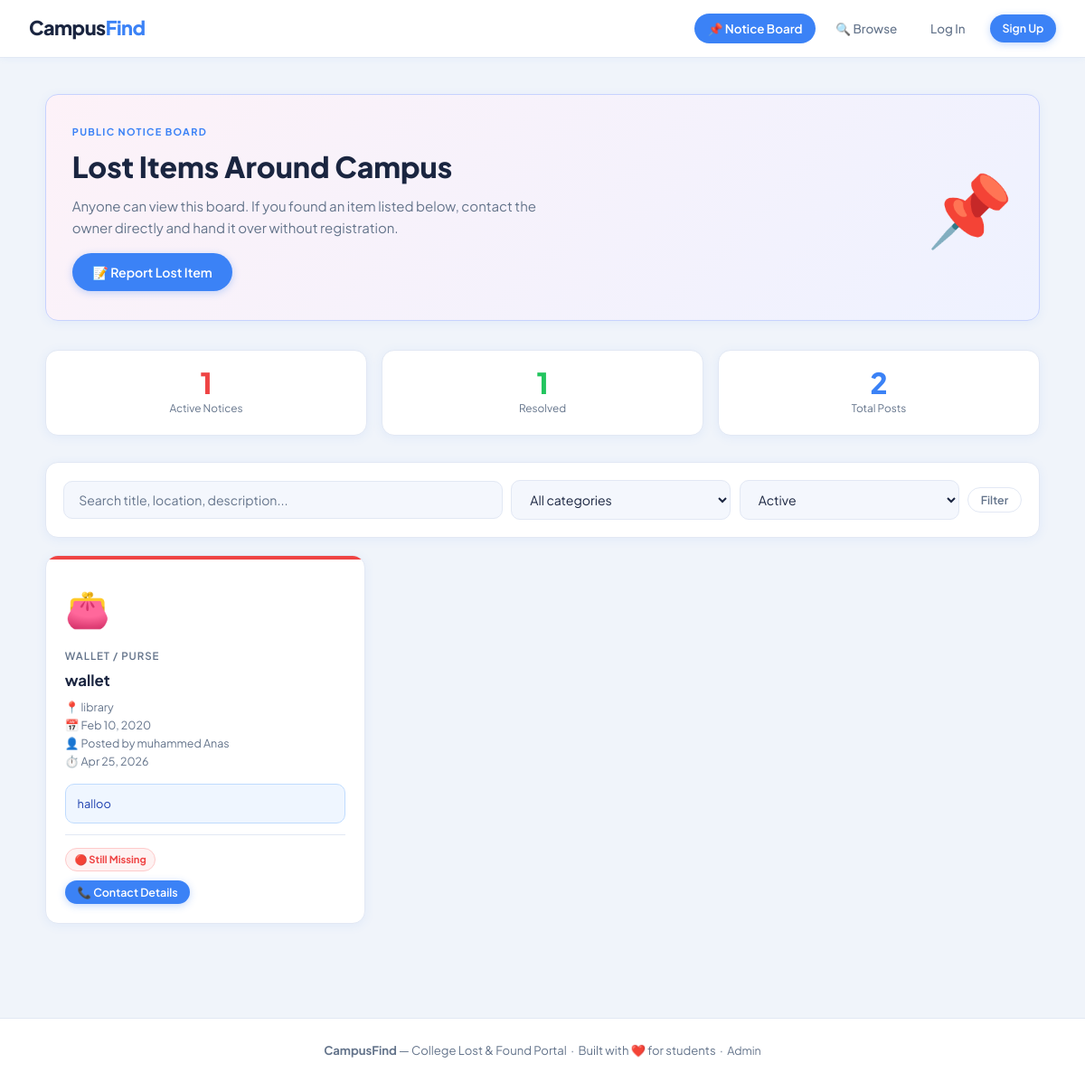
The page /pages/notice-board.php on the database its author committed.
### tables this page shows
CREATE TABLE `lost_notices` (
  `id` int(11) NOT NULL,
  `user_id` int(11) NOT NULL,
  `title` varchar(140) NOT NULL,
  `category` varchar(80) NOT NULL,
  `description` text DEFAULT NULL,
  `lost_location` varchar(190) NOT NULL,
  `lost_date` date DEFAULT NULL,
  `contact_phone` varchar(30) NOT NULL,
  `contact_email` varchar(190) DEFAULT NULL,
  `reward_note` varchar(190) DEFAULT NULL,
  `status` enum('active','resolved') NOT NULL DEFAULT 'active',
  `views_count` int(11) NOT NULL DEFAULT 0,
  `created_at` timestamp NOT NULL DEFAULT current_timestamp(),
  `updated_at` timestamp NOT NULL DEFAULT current_timestamp() ON UPDATE current_timestamp()
);

CREATE TABLE `users` (
  `id` int(11) NOT NULL,
  `name` varchar(100) NOT NULL,
  `email` varchar(100) NOT NULL,
  `phone` varchar(20) NOT NULL,
  `roll_number` varchar(20) NOT NULL,
  `department` varchar(50) NOT NULL,
  `password` varchar(255) NOT NULL,
  `joined_at` datetime DEFAULT current_timestamp()
);

### config/db.php (called while the page is built, shortened)
<?php
function isLoggedIn() {
    return isset($_SESSION['user_id']);
}
function getCategoryEmoji($cat) {
    $map = [
        'Electronics'     => '📱',
        'Stationery'      => '✏️',
        'Clothing'        => '👕',
        'Accessories'     => '💍',
        'ID / Documents'  => '🪪',
        'Books'           => '📚',
        'Keys'            => '🔑',
        'Bags'            => '👜',
        'Sports Equipment'=> '⚽',
        'Wallet / Purse'  => '👛',
        'Water Bottle'    => '🍶',
        'Other'           => '📦',
    ];
    return $map[$cat] ?? '📦';
}
?>

### pages/notice-board.php (the view, shortened to what this page needs)
<?php
require_once __DIR__ . '/../includes/header.php';
$q        = trim($_GET['q'] ?? '');
$status   = trim($_GET['status'] ?? 'active');
$sql = '
    SELECT ln.*, u.name AS reporter_name, u.roll_number AS reporter_roll, u.department AS reporter_department
    FROM lost_notices ln
    JOIN users u ON ln.user_id = u.id
    WHERE 1=1
';
$params = [];
if ($status !== 'all') {
    $sql .= ' AND ln.status = ?';
    $params[] = $status;
}
$sql .= ' ORDER BY ln.created_at DESC';
$stmt = $pdo->prepare($sql);
$stmt->execute($params);
$notices = $stmt->fetchAll();
$activeCount = (int)$pdo->query('SELECT COUNT(*) FROM lost_notices WHERE status = "active"')->fetchColumn();
$resolvedCount = (int)$pdo->query('SELECT COUNT(*) FROM lost_notices WHERE status = "resolved"')->fetchColumn();
$totalCount = (int)$pdo->query('SELECT COUNT(*) FROM lost_notices')->fetchColumn();
?>
<div class="card" style="background:linear-gradient(135deg,#FDF2F8,#EEF2FF);border-color:#C7D2FE;margin-bottom:2rem;padding:2rem 1.8rem">
  <div class="flex-between flex-wrap gap-1">
    <div>
      <div class="page-tag">Public Notice Board</div>
      <h1 style="font-size:2rem;font-weight:800;margin-bottom:.35rem">Lost Items Around Campus</h1>
      <p style="color:var(--muted);max-width:560px">Anyone can view this board. If you found an item listed below, contact the owner directly and hand it over without registration.</p>
      <div style="margin-top:1rem;display:flex;gap:.7rem;flex-wrap:wrap">
        <?php if (isLoggedIn()): ?>
          <a href="/campusfind/items/report-lost.php" class="btn btn-primary">📝 Report Lost Item</a>
        <?php else: ?>
          <a href="/campusfind/auth/login.php?redirect=/campusfind/items/report-lost.php" class="btn btn-primary">📝 Report Lost Item</a>
        <?php endif; ?>
      </div>
    </div>
    <div style="font-size:4.8rem">📌</div>
  </div>
</div>
<div class="stats-row">
  <div class="stat-card"><div class="stat-num c-red"><?= $activeCount ?></div><div class="stat-lbl">Active Notices</div></div>
  <div class="stat-card"><div class="stat-num c-green"><?= $resolvedCount ?></div><div class="stat-lbl">Resolved</div></div>
  <div class="stat-card"><div class="stat-num c-blue"><?= $totalCount ?></div><div class="stat-lbl">Total Posts</div></div>
</div>
<div class="card card-sm" style="margin-bottom:1.2rem">
  <form method="GET" style="display:grid;grid-template-columns:2fr 1fr 1fr auto;gap:.6rem;align-items:center">
    <input type="text" name="q" class="form-input" placeholder="Search title, location, description..."
           value="<?= htmlspecialchars($q) ?>"/>
    <select name="category" class="form-select">
      <option value="">All categories</option>
    </select>
    <select name="status" class="form-select">
      <option value="active" <?= $status === 'active' ? 'selected' : '' ?>>Active</option>
    </select>
    <button type="submit" class="btn btn-ghost btn-sm">Filter</button>
  </form>
</div>
<?php if (empty($notices)): ?>
  <div class="empty">
    <div class="empty-icon">🗒️</div>
    <h3>No notices found</h3>
    <p>Try changing filters or create the first lost-item notice.</p>
  </div>
<?php else: ?>
  <div class="items-grid">
    <?php foreach ($notices as $n): ?>
      <div class="item-card">
        <div class="item-card-top <?= $n['status'] === 'resolved' ? 'found' : 'lost' ?>"></div>
        <div class="item-card-body">
          <div class="item-card-emoji"><?= getCategoryEmoji($n['category']) ?></div>
          <div class="item-card-cat"><?= htmlspecialchars($n['category']) ?></div>
          <div class="item-card-name"><?= htmlspecialchars($n['title']) ?></div>
          <div class="item-card-meta">
            📍 <?= htmlspecialchars($n['lost_location']) ?><br/>
            📅 <?= $n['lost_date'] ? date('M j, Y', strtotime($n['lost_date'])) : 'Date not specified' ?><br/>
            👤 Posted by <?= htmlspecialchars($n['reporter_name']) ?><br/>
            ⏱️ <?= date('M j, Y', strtotime($n['created_at'])) ?>
          </div>
          <?php if (!empty($n['description'])): ?>
            <div class="alert alert-info" style="margin-bottom:.8rem;padding:.65rem .8rem;font-size:.8rem">
              <?= nl2br(htmlspecialchars($n['description'])) ?>
            </div>
          <?php endif; ?>
          <div class="item-card-footer" style="display:block">
            <div style="display:flex;justify-content:space-between;align-items:center;margin-bottom:.6rem">
              <?php if ($n['status'] === 'resolved'): ?>
                <span class="badge badge-found">✅ Resolved</span>
              <?php else: ?>
                <span class="badge badge-lost">🔴 Still Missing</span>
              <?php endif; ?>
            </div>
            <div style="display:flex;gap:.45rem;flex-wrap:wrap">
              <button
                type="button"
                class="btn btn-primary btn-sm js-contact-toggle"
                data-target="contact-details-<?= (int)$n['id'] ?>">
                📞 Contact Details
              </button>
            </div>
          </div>
        </div>
      </div>
    <?php endforeach; ?>
  </div>
<?php endif; ?>
<?php require_once __DIR__ . '/../includes/footer.php'; ?>

### assets/css/style.css (style rules this page uses)
:root { --bg: #F0F4FA; --surface: #FFFFFF; --surface2: #F4F7FD; --accent: #3B82F6; --accent2: #2563EB; --text: #1A2540; --muted: #64748B; --border: #E2E8F4; --green: #22C55E; --red: #EF4444; --yellow: #F59E0B; --purple: #8B5CF6; --shadow: 0 2px 12px rgba(59,130,246,0.08); --shadow-md:0 4px 24px rgba(59,130,246,0.12); --radius: 14px; }
*, *::before, *::after { box-sizing: border-box; margin: 0; padding: 0; }
body { font-family: 'Plus Jakarta Sans', sans-serif; background: var(--bg); color: var(--text); min-height: 100vh; font-size: 15px; line-height: 1.6; }
a { color: var(--accent); text-decoration: none; transition: color .2s; }
.page-tag { font-size: .68rem; font-weight: 700; text-transform: uppercase; letter-spacing: .12em; color: var(--accent); margin-bottom: .3rem; }
.card { background: var(--surface); border: 1.5px solid var(--border); border-radius: var(--radius); box-shadow: var(--shadow); padding: 1.8rem; }
.card-sm { padding: 1.2rem; }
.form-input, .form-select, .form-textarea { width: 100%; background: var(--surface2); border: 1.5px solid var(--border); border-radius: 10px; padding: .68rem 1rem; color: var(--text); font-family: 'Plus Jakarta Sans', sans-serif; font-size: .88rem; outline: none; transition: all .2s; }
.form-input::placeholder, .form-textarea::placeholder { color: var(--muted); }
.btn { display: inline-flex; align-items: center; justify-content: center; gap: .4rem; padding: .62rem 1.4rem; border-radius: 999px; font-family: 'Plus Jakarta Sans', sans-serif; font-size: .88rem; font-weight: 600; cursor: pointer; border: none; transition: all .2s; white-space: nowrap; }
.btn-primary { background: var(--accent); color: #fff; box-shadow: 0 2px 8px rgba(59,130,246,.3); }
.btn-ghost { background: none; border: 1.5px solid var(--border); color: var(--muted); }
.btn-sm { padding: .32rem .85rem; font-size: .78rem; }
.badge { display: inline-flex; align-items: center; gap: .22rem; padding: .2rem .6rem; border-radius: 999px; font-size: .7rem; font-weight: 700; }
.badge-lost { background: #FEF2F2; color: #EF4444; border: 1px solid #FECACA; }
.items-grid { display: grid; grid-template-columns: repeat(auto-fill, minmax(270px, 1fr)); gap: 1.2rem; }
.item-card { background: var(--surface); border: 1.5px solid var(--border); border-radius: var(--radius); overflow: hidden; transition: all .25s; box-shadow: var(--shadow); }
.item-card-top { height: 4px; }
.item-card-top.lost { background: var(--red); }
.item-card-body { padding: 1.3rem; }
.item-card-emoji { font-size: 2.5rem; margin-bottom: .8rem; }
.item-card-cat { font-size: .72rem; font-weight: 600; text-transform: uppercase; letter-spacing: .08em; color: var(--muted); margin-bottom: .3rem; }
.item-card-name { font-size: 1.05rem; font-weight: 700; color: var(--text); margin-bottom: .4rem; }
.item-card-meta { font-size: .78rem; color: var(--muted); margin-bottom: .9rem; }
.item-card-footer { display: flex; justify-content: space-between; align-items: center; padding-top: .85rem; border-top: 1px solid var(--border); }
.alert { padding: .85rem 1.1rem; border-radius: 10px; font-size: .86rem; margin-bottom: 1.2rem; display: flex; align-items: flex-start; gap: .6rem; }
.alert-info { background: #EFF6FF; border: 1px solid #BFDBFE; color: #1E40AF; }
.stats-row { display: grid; grid-template-columns: repeat(auto-fit, minmax(140px, 1fr)); gap: 1rem; margin-bottom: 1.8rem; }
.stat-card { background: var(--surface); border: 1.5px solid var(--border); border-radius: var(--radius); padding: 1.2rem; text-align: center; box-shadow: var(--shadow); }
.stat-num { font-size: 2rem; font-weight: 800; line-height: 1; }
.stat-lbl { font-size: .74rem; color: var(--muted); margin-top: .2rem; }
.c-blue { color: var(--accent); }
.c-red { color: var(--red); }
.c-green { color: var(--green); }
.flex-between { display: flex; justify-content: space-between; align-items: center; }
.gap-1 { gap: 1rem; }

### rows shown on the page
lost_notices: category "👛", category "WALLET / PURSE", title "wallet", lost_location "library", lost_date "Feb 10, 2020", user.name "muhammed Anas", created_at "Apr 25, 2026", description "halloo", status "🔴 Still Missing"

### other values the page prints
$activeCount "1"
$resolvedCount "1"
$totalCount "2"
